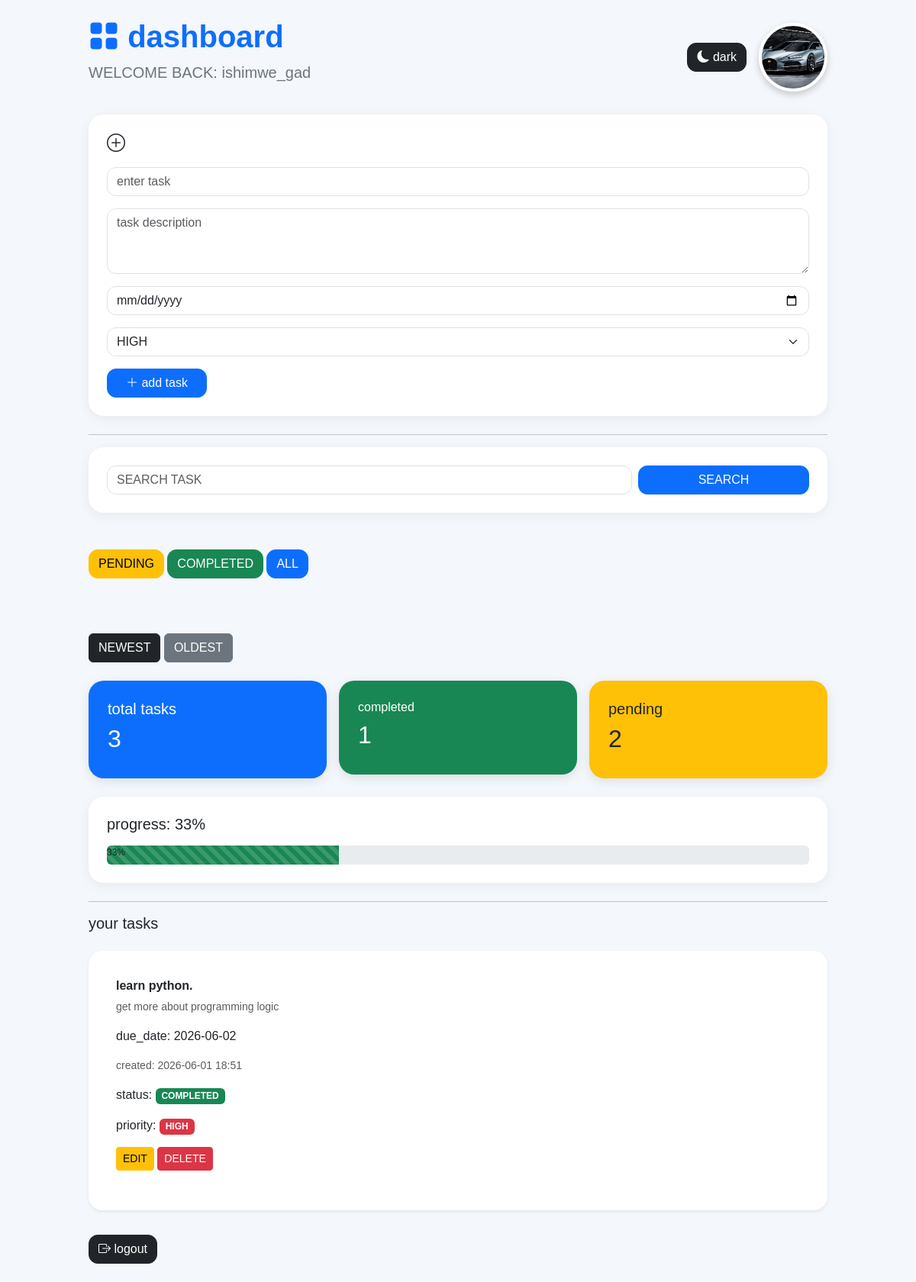
Screenshot of /dashboard?status=completed (signed in) with the database file from the repository.
### tables this page shows
CREATE TABLE users (
        id INTEGER PRIMARY KEY AUTOINCREMENT,
        username TEXT UNIQUE,
        password TEXT
           );

CREATE TABLE tasks (
        id INTEGER PRIMARY KEY AUTOINCREMENT,
        user_id INTEGER,
        title TEXT NOT NULL,
        description TEXT,
        status TEXT NOT NULL,
        due_date TEXT,
        priority  TEXT,
        created_at TEXT
           );

### app.py (the view, shortened to what this page needs)
@app.route('/dashboard')
def dashboard():
    username = session.get('username')
    if not username:
        return redirect('/')
    conn = sqlite3.connect('users.db')
    cursor = conn.cursor()
    cursor.execute("SELECT id FROM users WHERE username=?", (username,))
    user = cursor.fetchone()
    user_id = user[0]
    search = request.args.get('search')
    status = request.args.get('status')
    sort = request.args.get('sort')
    if search:
        cursor.execute(
            "SELECT id, title, description, status, due_date, priority, created_at FROM tasks WHERE user_id=? AND title LIKE ?",
            (user_id, '%' + search + '%')
        )
    elif status:
           cursor.execute(
            "SELECT id, title, description, status, due_date,priority, created_at FROM tasks WHERE user_id=? AND status=?",
            (user_id, status)
        )
    tasks = cursor.fetchall()
    cursor.execute(
        "SELECT COUNT(*) FROM tasks WHERE user_id=?",
        (user_id,)
     )
    total_tasks = cursor.fetchone()[0]
    cursor.execute(
        "SELECT COUNT(*) FROM tasks WHERE user_id=? AND status=?",
        (user_id,"completed")
    )
    completed_tasks = cursor.fetchone()[0]
    cursor.execute(
        "SELECT COUNT(*)FROM tasks WHERE user_id=? AND status=?",
        (user_id,"pending")
    )
    pending_tasks = cursor.fetchone()[0]
    if total_tasks > 0:
        progress = int((completed_tasks / total_tasks) * 100)
    else:
        progress = 0
    current_date = datetime.now().strftime("%Y-%m-%d")
    conn.close()
    return render_template(
        'dashboard.html',
        username=username,
        tasks=tasks,
        total_tasks=total_tasks,
        completed_tasks=completed_tasks,
        pending_tasks=pending_tasks,
        progress=progress,
        current_date=current_date
    )

### templates/dashboard.html (shortened to what this page needs)
<!DOCTYPE html>
<html>
    <head>
        <link
        href="https://cdn.jsdelivr.net/npm/bootstrap@5.3.3/dist/css/bootstrap.min.css"rel="stylesheet">
        <link
        rel="stylesheet"
        href="https://cdn.jsdelivr.net/npm/bootstrap-icons@1.11.3/font/bootstrap-icons.min.css">
    </head>
    <body id="body">
        <div class="container py-4 px-3" style="max-width:1000px;">
        <div class="d-flex justify-content-between align-items-center mb-4">
        <div>
            <h1 class="fw-bold text-primary">
                <i class="bi bi-grid-fill"></i>
                dashboard
            </h1>
            <p class="text-secondary fs-5">
                WELCOME BACK: {{ username }}
           </p>
        </div>
        <div class="d-flex align-items-center gap-3">
        <button
        onclick="toggleDarkMode()"
        class="btn btn-dark custom-btn">
        <i class="bi bi-moon-fill"></i>
        dark
       </button>
        <img
        src="{{ url_for('static', filename='gd.jpg') }}"
        width="90px"
        height="90"
        class="profile-img">
      </div>
     </div>
    <div class="card main-card p-4 mb-4">
        <h4 class="mb-3">
            <i class="bi bi-plus-circle"></i>
        </h4>
        <form method="POST" action="/add_task">
            <input
                 class="form-control mb-3"
                 type="text"
                 name="title"
                 placeholder="enter task"
                 required>
            <textarea
                class="form-control mb-3"
                name="description"
                rows="3"
                placeholder="task description"
                required></textarea>
            <input
                  class="form-control mb-3"
                  type="date"
                  name="due_date"
                   required>
            <select
                name="priority"
                class="form-select mb-3">
                <option value="HIGH">HIGH</option>
            </select>
            <button class="btn btn-primary custom-btn px-4"
            type="submit">
            <i class="bi bi-plus-lg"></i>
            add task
        </button>
        </form>
    </div>
        <hr>
        <div class="card main-card p-4 mb-4">
        <form method="GET" action="/dashboard">
        <div class="row g-2">
        <div class="col-md-9">
        <input
            class="form-control"
            type="text"
            name="search"
            placeholder="SEARCH TASK">
        </div>
        <div class="col-md-3">
        <button
         class="btn btn-primary w-100 custom-btn"
         type="submit">SEARCH
        </button>
        </div>
        </div>
        </form>
        </div>
        <br>
        <div class="mb-4">
        <a
           class="btn btn-warning custom-btn"
           href="/dashboard?status=pending">PENDING</a>
        <a
           class="btn btn-success custom-btn"
           href="/dashboard?status=completed">COMPLETED</a>
        <a
          class="btn btn-primary custom-btn"
           href="/dashboard">ALL
        </a>
        </div>
        <br><br>
        <a
        class="btn btn-dark"
        href="/dashboard?sort=newest"
        >
        NEWEST
       </a>
       <a
       class="btn btn-secondary"
       href="dashboard?sort=oldest"
       >
       OLDEST
       </a>
       <br><br>
       <div class="row g-3 mb-4">
        <div class="col-md-4">
            <div class="stats-card bg-primary">
              <h5>total tasks</h5>
              <h2>{{ total_tasks }}</h2>
       </div>
     </div>
     <div class="col-md-4">
        <div class="stats-card bg-success">
           <h6>completed</h6>
           <h2>{{ completed_tasks }}</h2>
    </div>
  </div>
    <div class="col-md-4">
        <div class="stats-card bg-warning text-dark">
        <h5>pending</h5>
        <h2>{{ pending_tasks}}</h2>
   </div>
  </div>
 </div>
 <div class="card main-card p-4 mb-4">
    <h5 class="mb-3">
        progress: {{ progress}}%
    </h5>
    <div class="progress" style="height: 25px;">
    <div
        class="progress-bar-striped progress-bar-animated bg-success"
        role="progressbar"
        style="width: {{ progress }}%;">
        {{ progress }}%
    </div>
    </div>
 </div>
        <hr>
        <h5>your tasks</h5>
        <div class="mt-4">
            {% for task in tasks %}
            <div class="card task-card mb-3 shadow-sm
            ">
                <div class="card-body">
                    <h6 class="card-title fw-bold">
                        {{ task[1] }}
                    </h6>
                    <p class="text-muted small">
                        {{ task[2] }}
                    </p>
                    <p class="card-text">
                        due_date:
                        {{ task[4] }}
                    </p>
                    <p class="text-muted small">
                        created:
                        {{ task[6] }}
                    </p>
                    <p>
                    status:
                    {% if task[3] == 'completed' %}
                    <span class="badge bg-success">
                        COMPLETED
                    </span>
                    {% else %}
                    <span class="badge bg-warning text-dark">
                        PENDING
                    </span>
                    {% endif %}
                </p>
                <p>
                    priority:
                    {% if task[5] == 'HIGH' %}
                    <span class="badge bg-danger">
                        HIGH
                    </span>
                    {% elif task[5] == 'MEDIUM' %}
                    <span class="badge bg-warning text-dark">
                        MEDIUM
                    </span>
                    {% else %}
                 <span class="badge bg-success">
                    LOW
                 </span>
                 {% endif %}
            <p/>
                <a
                class="btn btn-warning btn-sm"
                href="/edit_task/{{ task[0] }}">
                EDIT
                </a>
                <a
                 class="btn btn-danger btn-sm"
                 href="/delete_task/{{ task[0] }}"
                 onclick="return confirm('Are you sure you want to delete this task?')">
                DELETE
                </a>
                </div>
            </div>
            {% endfor %}
        </div>
        <a
         href="/logout"
         class="btn btn-dark custom-btn mt-3">
         <i class="bi bi-box-arrow-right"></i>
         logout
        </a>
        </div>
    </body>
</html>

### templates/dashboard.html (style rules this page uses)
body { background:#f4f7fc; font-family: arial, sans-serif; }
.main-card { border:none; border-radius: 20px; box-shadow:0 4px 15px rgba(0,0,0,0.06) ; }
.task-card { border:none; border-radius: 18px; transition:0.3s; background:white; padding: 20px; }
.stats-card { padding: 25px; border-radius: 20px; color: white; box-shadow: 0 4px 15px rgba(0,0,0,0.1); }
.form-control, .form-select { border-radius: 12px; }
.custom-btn { border-radius: 12px; transition:0.3s; }
.profile-img { border-radius: 50%; object-fit:cover; border: 4px solid white; box-shadow: 0 4px 10px rgba(0,0,0,0.2); }

### rows the page displays
users: username "ishimwe_gad"
tasks: title "learn python.", description "get more about programming logic", due_date "2026-06-02", created_at "2026-06-01 18:51", status "COMPLETED", priority "HIGH"

### other values shown
{{ total_tasks }} "3"
{{ completed_tasks }} "1"
{{ pending_tasks }} "2"
{{ progress }} "33"
